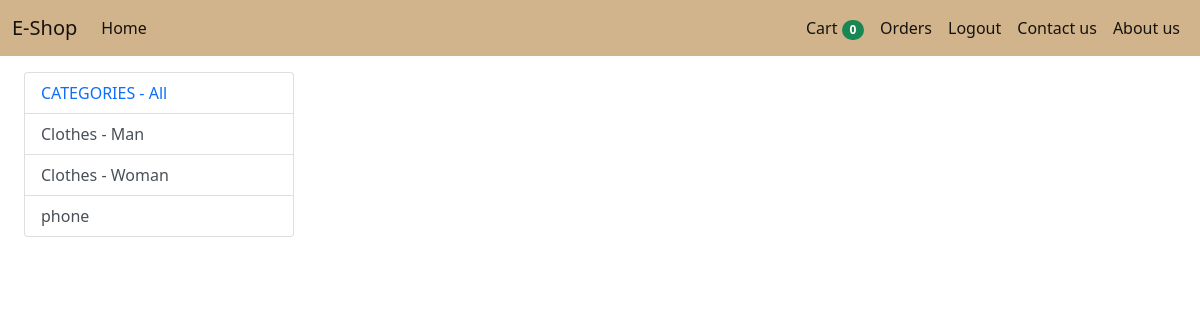
The app's page /?category=3 (signed in) with its own data.
### shop/models.py (models this page shows, shortened)
class Category(models.Model):
    name = models.CharField(max_length=50)
    def get_all_categories():
        return Category.objects.all

### shop/views.py (the view)
# urls.py: path('', views.index),
def index(request):
    if request.method == 'GET':
        cart = request.session.get('cart')
        if not cart:
            request.session['cart'] = {}
        products = models.Product.get_all_products()
        categories = models.Category.get_all_categories()
        if request.GET.get('category'):
            products = models.Product.get_all_prod_byId(request.GET['category'])
        return render(request,'index.html',{'prods':products,'cats':categories})
    else:
        return i(request)

### shop/models.py (called while the page is built)
    def get_all_products():
        return Product.objects.all

    def get_all_prod_byId(id):
        if id:
            return Product.objects.filter(category=id)
        else:
            Product.get_all_products()

### shop/templates/index.html (shortened to what this page needs)
{% extends 'base.html' %}
{% block body %}
{% load cart %}
<div class="container-fluid mt-3">
<div class="row mx-auto">
  <div class="col-lg-3 mx-auto">
<div class="list-group">
  <a class="list-group-item list-group-item" href="/">CATEGORIES - All</a>
  {% for cats in cats %}
  <a href="/?category={{cats.id}}" class="list-group-item list-group-item-action">{{cats.name}}</a>
  {% endfor %}
</div>
  </div>
  <div class="col-lg-9">
  </div>
</div>
</div>
{% endblock body %}

### records on screen
Category: name "Clothes - Man"
Category: name "Clothes - Woman"
Category: name "phone"

### other values on screen
{{ request.session.cart|length }} "0"
